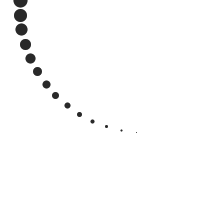
Frame 1 (no input)
Frame 60 (the mouse pressed at the canvas centre just before this capture): identical to frame 1, image omitted
Frame 120 (the mouse held since frame 60 and released just before this capture): identical to frame 1, image omitted

The Processing sketch that drew this single still picture (run headless with seeded random() and noise(); from frame 60 on, the mouse is pressed at the canvas centre):

// Processing sketch: sketch__22_3
// ── sketch__22_3.pde
//THIS EDITED SKETCH OF 22-04 WILL CHANGE WHEN THE SPACEBAR IS PRESSED
//AND REVERT TO IT'S NORMAL STATE WHEN NOT PRESSED

int x = 20;
int u = 14;
float a = -0.12;
int y = 0;

void setup() {
  size(200, 200);
  stroke(0, 153);
  smooth();
}


void draw() {   
  if ((keyPressed==true)&&(key== ' ')) 
  {
    background(255); 
    tail(x, u, a); 
    y++;
  } 
 //THE VALUE OF Y GOES UP WHEN SPACEBAR IS PRESSED 
 
  else {
    background(255); 
    tail(x, u, a); 
    y-=2; 
    if (y<0) {
      y=0;
    }
 //IF NOT Y'S VALUE WILL GO DOWN, BUT IT WILL NOT GO BELOW ZERO 
  }
}

void tail(int xpos, int units, float angle) { 
  pushMatrix();
  translate(xpos, 0);
  for (int i = units; i > 0; i--) { 
    strokeWeight(i);
    line(y, 0, 0, y);
    translate(0, 15);
    rotate(angle);
  }
  popMatrix();

  pushMatrix();
  translate(xpos, 0);
  for (int i = units; i > 0; i--) { 
    strokeWeight(i);
    line(0, y, 0, 0);
    translate(0, 15);
    rotate(angle);
  }
  popMatrix();
  
  //FUNCTION "TAIL" WAS DUPLICATED AND INT Y WAS RANDOMLY PLACED IN EACH FUNCTION
  //FOR A "SCREENSAVER" EFFECT
  
}
